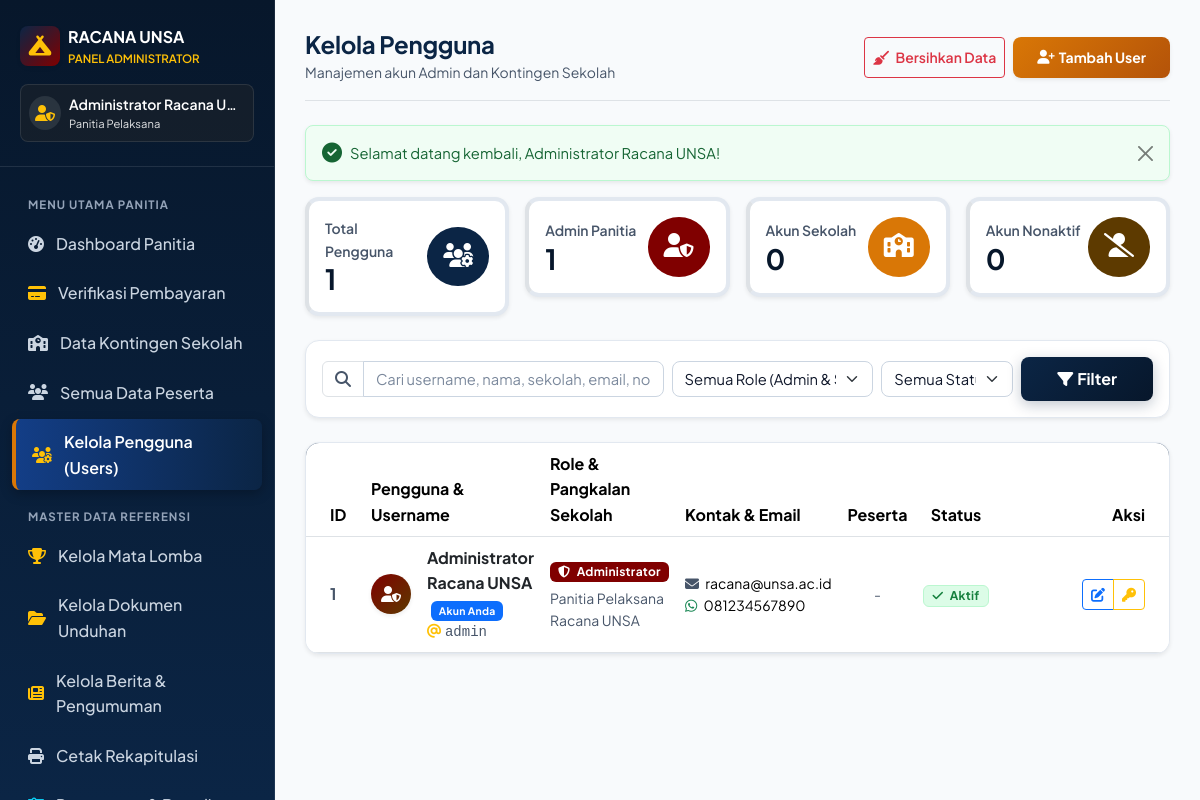
Page /panel/otoritas-pengguna (signed in) on the committed database.
### tables this page shows
CREATE TABLE IF NOT EXISTS `pengaturan_portal` (
  `id` INT AUTO_INCREMENT PRIMARY KEY,
  `key_name` VARCHAR(100) NOT NULL UNIQUE,
  `key_value` TEXT NULL,
  `deskripsi` VARCHAR(255) NULL
);

CREATE TABLE IF NOT EXISTS `users` (
  `id` INT AUTO_INCREMENT PRIMARY KEY,
  `username` VARCHAR(50) NOT NULL UNIQUE,
  `password` VARCHAR(255) NOT NULL,
  `nama_lengkap` VARCHAR(150) NOT NULL,
  `email` VARCHAR(100) NULL,
  `no_hp` VARCHAR(25) NULL,
  `role` ENUM('admin', 'sekolah') NOT NULL DEFAULT 'sekolah',
  `status` ENUM('aktif', 'nonaktif') NOT NULL DEFAULT 'aktif',
  `created_at` TIMESTAMP DEFAULT CURRENT_TIMESTAMP,
  `updated_at` TIMESTAMP DEFAULT CURRENT_TIMESTAMP ON UPDATE CURRENT_TIMESTAMP
);

### admin/users.php (the view, shortened to what the rows shown need)
<?php
require_once dirname(__DIR__) . '/config/app.php';
require_once dirname(__DIR__) . '/config/auth.php';
$pdo = getDB();
$currentAuthUser = get_auth_user();
$sql = "
    SELECT u.*,
           s.id as sekolah_id,
           s.nama_sekolah,
           s.npsn,
           s.alamat_sekolah,
           s.gudep_putra,
           s.gudep_putri,
           s.nama_pembina,
           s.no_wa_pembina,
           s.status_verifikasi,
           s.status_pembayaran,
           s.status_kunci,
           COUNT(p.id) as total_peserta_terdaftar
    FROM users u
    LEFT JOIN sekolah s ON u.id = s.user_id
    LEFT JOIN peserta p ON s.id = p.sekolah_id AND p.status = 'aktif'
    WHERE 1=1
";
$params = [];
$sql .= " GROUP BY u.id ORDER BY u.role ASC, u.id DESC";
$stmtUsers = $pdo->prepare($sql);
$stmtUsers->execute($params);
$usersList = $stmtUsers->fetchAll();
?>
<!DOCTYPE html>
<html lang="id">
<head>
    <link href="https://cdn.jsdelivr.net/npm/bootstrap@5.3.2/dist/css/bootstrap.min.css" rel="stylesheet">
    <link rel="stylesheet" href="https://cdnjs.cloudflare.com/ajax/libs/font-awesome/6.4.2/css/all.min.css">
    <link rel="stylesheet" href="<?= asset('css/custom.css') ?>">
</head>
<body>
<?php require_once dirname(__DIR__) . '/includes/sidebar.php'; ?>
<div class="main-content-wrapper">
    <div class="custom-card p-0 shadow-sm overflow-hidden mb-4">
        <div class="table-responsive">
            <table class="table table-hover align-middle mb-0">
                <thead class="bg-scout-navy text-white">
                    <tr>
                        <th class="ps-4" style="width: 60px;">ID</th>
                        <th>Pengguna &amp; Username</th>
                        <th>Role &amp; Pangkalan Sekolah</th>
                        <th>Kontak &amp; Email</th>
                        <th class="text-center">Peserta</th>
                        <th class="text-center">Status</th>
                        <th class="text-end pe-4" style="width: 200px;">Aksi</th>
                    </tr>
                </thead>
                <tbody>
                    <?php if (empty($usersList)): ?>
                        <tr>
                            <td colspan="7" class="text-center py-5 text-muted">
                                <i class="fa-solid fa-user-xmark fs-1 text-secondary opacity-50 d-block mb-3"></i>
                                Tidak ditemukan data pengguna sesuai kriteria pencarian.
                            </td>
                        </tr>
                    <?php else: ?>
                        <?php foreach ($usersList as $u): ?>
                            <?php
                            $isAdmin = ($u['role'] === 'admin');
                            $isSelf  = ((int)$u['id'] === (int)($currentAuthUser['id'] ?? 0));
                            ?>
                            <tr>
                                <td class="ps-4 fw-bold text-muted"><?= (int)$u['id'] ?></td>
                                <td>
                                    <div class="d-flex align-items-center gap-3">
                                        <div class="rounded-circle text-white d-flex align-items-center justify-content-center shadow-sm flex-shrink-0" style="width: 40px; height: 40px; background: <?= $isAdmin ? 'linear-gradient(135deg, #800000, #5d3a00)' : 'linear-gradient(135deg, #0b2545, #d97706)' ?>;">
                                            <i class="fa-solid <?= $isAdmin ? 'fa-user-shield' : 'fa-school' ?> fs-6"></i>
                                        </div>
                                        <div>
                                            <div class="fw-bold text-dark mb-0">
                                                <?= e($u['nama_lengkap']) ?>
                                                <?php if ($isSelf): ?>
                                                    <span class="badge bg-primary ms-1" style="font-size: 0.65rem;">Akun Anda</span>
                                                <?php endif; ?>
                                            </div>
                                            <div class="font-monospace text-muted small">
                                                <i class="fa-solid fa-at text-warning me-1"></i><?= e($u['username']) ?>
                                            </div>
                                        </div>
                                    </div>
                                </td>
                                <td>
                                    <?php if ($isAdmin): ?>
                                        <span class="badge bg-scout-maroon text-white px-2 py-1"><i class="fa-solid fa-shield-halved me-1"></i> Administrator</span>
                                        <small class="text-muted d-block mt-1">Panitia Pelaksana Racana UNSA</small>
                                    <?php endif; ?>
                                </td>
                                <td>
                                    <div class="small">
                                        <?php if (!empty($u['email'])): ?>
                                            <div class="text-truncate" style="max-width: 200px;">
                                                <i class="fa-solid fa-envelope text-muted me-1"></i> <?= e($u['email']) ?>
                                            </div>
                                        <?php endif; ?>
                                        <?php if (!empty($u['no_hp'])): ?>
                                            <div>
                                                <i class="fa-brands fa-whatsapp text-success me-1"></i> <?= e($u['no_hp']) ?>
                                            </div>
                                        <?php endif; ?>
                                    </div>
                                </td>
                                <td class="text-center">
                                    <?php if (!$isAdmin): ?>
                                        <span class="badge bg-info bg-opacity-15 text-primary fw-bold font-monospace px-2 py-1">
                                            <?= (int)$u['total_peserta_terdaftar'] ?> / 24
                                        </span>
                                    <?php else: ?>
                                        <span class="text-muted small">-</span>
                                    <?php endif; ?>
                                </td>
                                <td class="text-center">
                                    <?php if ($isSelf): ?>
                                        <span class="badge bg-success px-2 py-1"><i class="fa-solid fa-check me-1"></i> Aktif</span>
                                    <?php endif; ?>
                                </td>
                                <td class="text-end pe-4">
                                    <div class="btn-group btn-group-sm">
                                        <button type="button" class="btn btn-outline-primary btn-edit-user"
                                            data-id="<?= $u['id'] ?>"
                                            data-username="<?= e($u['username']) ?>"
                                            data-nama="<?= e($u['nama_lengkap']) ?>"
                                            data-email="<?= e($u['email']) ?>"
                                            data-nohp="<?= e($u['no_hp']) ?>"
                                            data-role="<?= e($u['role']) ?>"
                                            data-status="<?= e($u['status']) ?>"
                                            data-sekolah="<?= e($u['nama_sekolah']) ?>"
                                            data-alamat="<?= e($u['alamat_sekolah']) ?>"
                                            data-npsn="<?= e($u['npsn']) ?>"
                                            data-gudeppa="<?= e($u['gudep_putra']) ?>"
                                            data-gudeppi="<?= e($u['gudep_putri']) ?>"
                                            data-pembina="<?= e($u['nama_pembina']) ?>"
                                            data-nowapembina="<?= e($u['no_wa_pembina']) ?>"
                                            title="Edit Data Pengguna">
                                            <i class="fa-solid fa-pen-to-square"></i>
                                        </button>
                                        <button type="button" class="btn btn-outline-warning btn-reset-pass"
                                            data-id="<?= $u['id'] ?>"
                                            data-username="<?= e($u['username']) ?>"
                                            title="Reset Password">
                                            <i class="fa-solid fa-key"></i>
                                        </button>
                                    </div>
                                </td>
                            </tr>
                        <?php endforeach; ?>
                    <?php endif; ?>
                </tbody>
            </table>
        </div>
    </div>
</div>
</body>
</html>

### includes/sidebar.php (shortened to what the rows shown need)
<?php
$userRole = get_user_role();
$user = get_auth_user();
$namaBrand = get_setting('nama_brand', 'RACANA UNSA');
$sekolah = ($userRole === 'sekolah') ? get_current_sekolah() : null;
?>
<aside class="sidebar-wrapper">
    <div class="sidebar-header">
        <div class="d-flex align-items-center gap-2">
            <div>
                <div class="fw-bold text-white fs-6"><?= e($namaBrand) ?></div>
                <small class="text-warning fw-semibold d-block" style="font-size: 0.72rem;">
                    <?= $userRole === 'admin' ? 'PANEL ADMINISTRATOR' : 'PORTAL KONTINGEN' ?>
                </small>
            </div>
        </div>
        <div class="mt-3 p-2 rounded-3 bg-dark bg-opacity-50 border border-white border-opacity-10 d-flex align-items-center gap-2">
            <div class="overflow-hidden">
                <div class="text-white text-truncate fw-semibold small">
                    <?= e($sekolah['nama_sekolah'] ?? $user['nama_lengkap'] ?? $user['username'] ?? 'User') ?>
                </div>
                <div class="text-white-50" style="font-size: 0.7rem;">
                    <?= $userRole === 'admin' ? 'Panitia Pelaksana' : 'Gudep Sekolah' ?>
                </div>
            </div>
        </div>
    </div>
</aside>

### rows in the picture
pengaturan_portal: key_value "RACANA UNSA"
users: nama_lengkap "Administrator Racana U…", id "1", nama_lengkap "Administrator Racana UNSA", shows "Akun Anda", username "admin", role "admin" (drawn), email "racana@unsa.ac.id", no_hp "081234567890", shows "Aktif"

### other values in the picture
$flash['message'] "Selamat datang kembali, Administrator Racana UNSA!"
$metrics['total_users'] "1"
$metrics['total_admin'] "1"
$metrics['total_sekolah'] "0"
$metrics['total_nonaktif'] "0"
